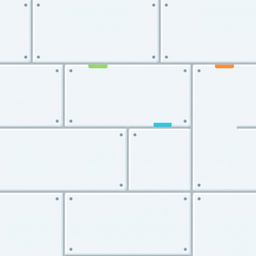
#> input picture assets/texturas/casco.png, 256 x 256 px; its folder holds 4 pictures in this run
$ python generar_relieves.py
#> lines starting #> are read from the running program, lines starting #| are printed output that depends on the picture
"""Genera un mapa de relieve (normal map) para cada textura de assets/texturas.

Toma el brillo de cada píxel como altura (las juntas oscuras quedan hundidas y
los paneles claros, salientes) y calcula la inclinación con los vecinos. Los
bordes se leen dando la vuelta, así el relieve también repite sin costuras.

Correr desde la carpeta del proyecto cada vez que cambie una textura:

    python3 arte/generar_relieves.py

Escribe assets/texturas/<nombre>_normal.png. El autoload Estilo los usa solos.
"""

import math
import os

from PIL import Image

CARPETA = os.path.join(os.path.dirname(os.path.dirname(os.path.abspath(__file__))), "assets", "texturas")
## Cuánto relieve tiene cada material: más alto, más marcadas las juntas.
FUERZA = {
	"casco": 3.0, "casco_gris": 2.5, "oscuro": 2.5, "celda": 2.0, "dorado": 4.0,
	"pared": 3.5, "piso": 2.5, "concreto": 2.0, "suelo": 1.5,
}


def altura(imagen):
	ancho, alto = imagen.size
	gris = imagen.convert("L").load()
	return [[gris[x, y] / 255.0 for x in range(ancho)] for y in range(alto)], ancho, alto


def relieve(nombre, fuerza):
#> called with nombre = 'casco', fuerza = 3
	ruta = os.path.join(CARPETA, nombre + ".png")
	if not os.path.exists(ruta):
		return False
	h, ancho, alto = altura(Image.open(ruta))
#> in altura, `ancho, alto = imagen.size`: ancho = 256
#> h = 256 items; ancho = 256; alto = 256
	salida = Image.new("RGB", (ancho, alto))
#> salida: PIL image 256x256 RGB; every value is 0
	pixeles = salida.load()
	for y in range(alto):
		for x in range(ancho):
			# Diferencias centradas, dando la vuelta en los bordes.
			du = h[y][(x + 1) % ancho] - h[y][(x - 1) % ancho]
			dv = h[(y + 1) % alto][x] - h[(y - 1) % alto][x]
			nx, ny, nz = -du * fuerza, -dv * fuerza, 1.0
			largo = math.sqrt(nx * nx + ny * ny + nz * nz)
			pixeles[x, y] = tuple(int((c / largo * 0.5 + 0.5) * 255) for c in (nx, ny, nz))
	salida.save(os.path.join(CARPETA, nombre + "_normal.png"))
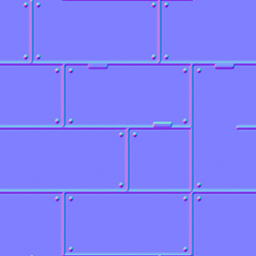
#> saved as casco_normal.png: PIL image 256x256 RGB; mean R, G, B 127.2, 127.2, 252.6
	return True


if __name__ == "__main__":
	for nombre, fuerza in FUERZA.items():
		print(nombre, "ok" if relieve(nombre, fuerza) else "sin textura")
#> pass 2 of the loop `for nombre, fuerza in FUERZA.items():`:
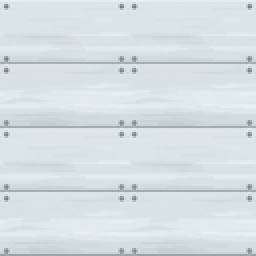
#> input picture assets/texturas/casco_gris.png, 128 x 128 px (shown 2 times larger)
#> in relieve (call 2), `h, ancho, alto = altura(Image.open(ruta))`: h = 128 items; ancho = 128
#> salida: PIL image 128x128 RGB; every value is 0
#> in relieve (call 2), `salida.save(os.path.join(CARPETA, nombre + "_normal.png"))`:
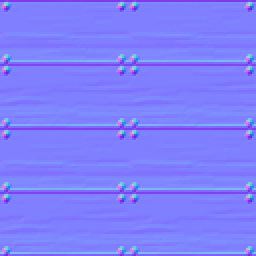
#> saved as casco_gris_normal.png: PIL image 128x128 RGB (shown 2 times larger); mean R, G, B 127, 127.1, 252.6
